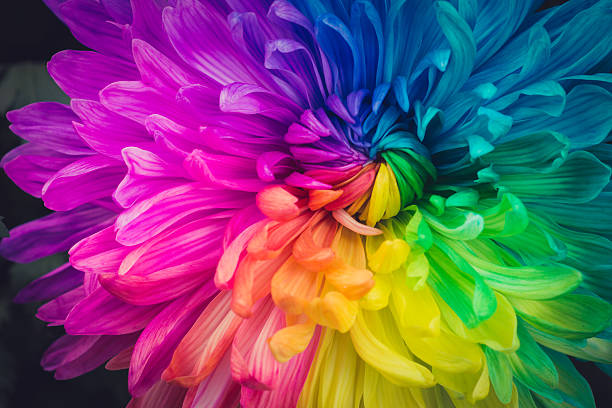
#> input picture flower.jpg, 612 x 408 px
$ jupyter execute code.ipynb   (shell and % lines are left out)
#> lines starting #> are read from the running program, lines starting #| are printed output that depends on the picture
## importing nescessary libraries

[cell 1]
from sklearn.cluster import KMeans
import matplotlib.pyplot as plt
import numpy as np
import cv2
from collections import Counter
from skimage.color import rgb2lab, deltaE_cie76
import os

## Reading image as numpy array

### To read any image, we use the method cv2.imread() and specify the complete path of the image which gets imported into the notebook as a Numpy array. We can then plot it using the pyplot’s method imshow().

[cell 2]
image = cv2.imread('flower.jpg')
#> image is the input picture: shape (408, 612, 3); mean B, G, R 107.9, 80.3, 116
print("The type of this input is {}".format(type(image)))
#| The type of this input is <class 'numpy.ndarray'>
print("Shape: {}".format(image.shape))
#| Shape: (408, 612, 3)
plt.imshow(image)

### by default, OpenCV reads image in the sequence Blue Green Red (BGR). Thus, to view the actual image we need to convert the rendering to Red Green Blue (RGB).

[cell 3]
# The method cvtColor allows us to convert the image rendering to a different color space.
# To move from BGR color space to RGB, we use the method cv2.COLOR_BGR2RGB.
image = cv2.cvtColor(image, cv2.COLOR_BGR2RGB)
plt.imshow(image)

[cell 4]
# we might want to have black and white images. In such cases, we can express images as Gray.
# We now use the conversion space as cv2.COLOR_BGR2GRAY and show the output with the colormap as gray.
gray_image = cv2.cvtColor(image, cv2.COLOR_BGR2GRAY)
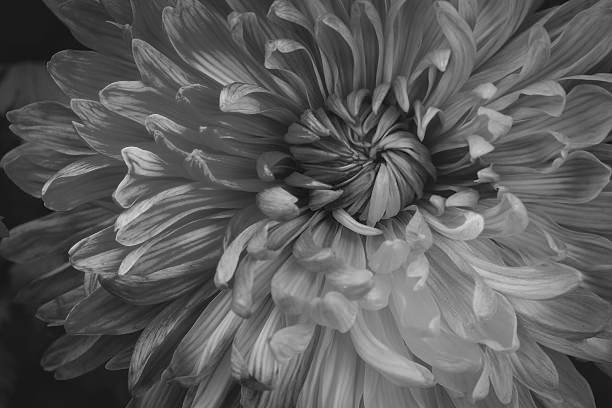
#> gray_image: shape (408, 612); min 3, max 233, mean 92.6
plt.imshow(gray_image, cmap='gray')

## Resizing the image

### We can also resize the image to a given dimension. We use the method resize provided by cv2. The first argument is the image we want to resize, and the second argument is the width and height defined within parentheses.

[cell 5]
## make it larger
resized_image = cv2.resize(image, (1200, 600))
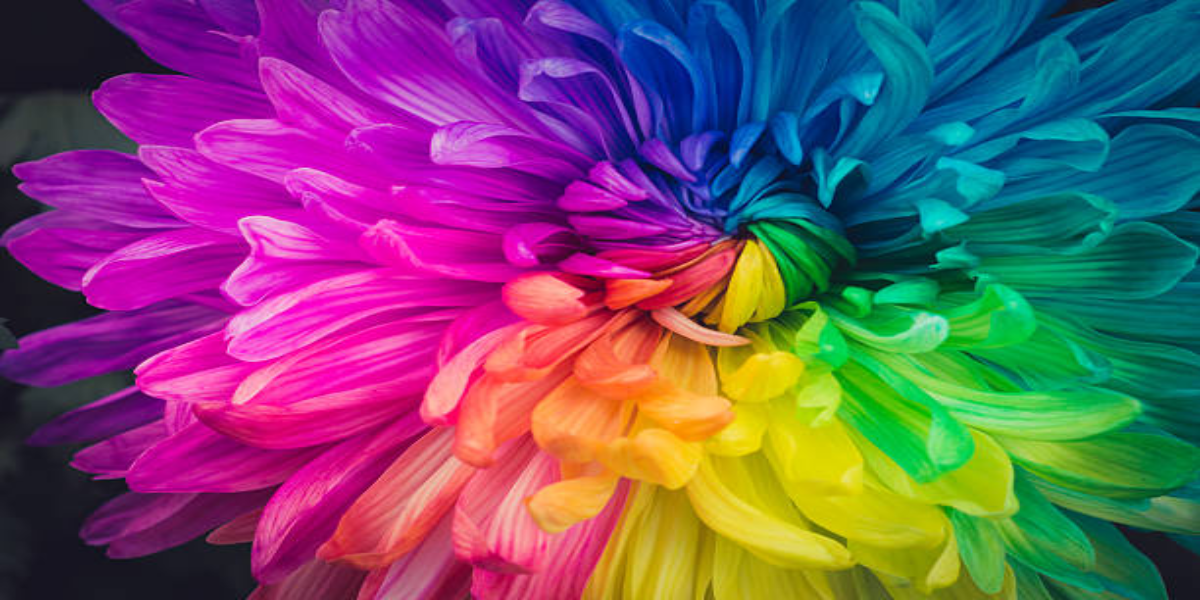
#> resized_image: shape (600, 1200, 3); mean R, G, B 115.9, 80.2, 107.8
plt.imshow(resized_image)

[cell 6]
## make it smaller
resized_image = cv2.resize(image, (300, 200))
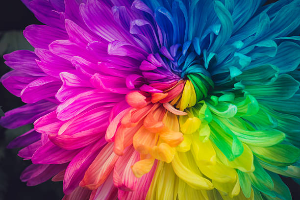
#> resized_image: shape (200, 300, 3); mean R, G, B 115.9, 80.2, 107.8
plt.imshow(resized_image)

# Color Identification

## RGB to Hex Conversion
### We’d first define a function that will convert RGB to hex so that we can use them as labels for our pie chart.

[cell 7]
# On reading the color which is in RGB space, we return a string.
# {:02x} simply displays the hex value for the respective color.
def RGB2HEX(color):
    return "#{:02x}{:02x}{:02x}".format(int(color[0]), int(color[1]), int(color[2]))

## Read image in RGB color space
# Next, we define a method that will help us get an image into Python in the RGB space.

[cell 8]
# We supply the path of the image as the argument .
# First, we read the file using imread and then change its color space before returning it.
def get_image(image_path):
    image = cv2.imread(image_path)
    image = cv2.cvtColor(image, cv2.COLOR_BGR2RGB)
    return image

## Get colors from an image
# We now define the complete code as a method that we can call to extract the top colors from the image and display them as a pie chart. I’ve named the method as get_colors and it takes 3 arguments:
    1. image: The image whose colors we wish to extract.
    2. number_of_colors: Total colors we want to extract.
    3. show_chart: A boolean that decides whether we show the pie chart or not.

[cell 9]
def get_colors(image, number_of_colors, show_chart):
    """
        First, we resize the image to the size 600 x 400. It is not required to resize it to a smaller size
        but we do so to lessen the pixels which’ll reduce the time needed to extract the colors from the image.
        KMeans expects the input to be of two dimensions, so we use Numpy’s reshape function to reshape the image data.
    """
#> called with number_of_colors = 10, show_chart = True
    modified_image = cv2.resize(image, (600, 400), interpolation = cv2.INTER_AREA)
    modified_image = modified_image.reshape(modified_image.shape[0]*modified_image.shape[1], 3)


    """
        KMeans algorithm creates clusters based on the supplied count of clusters. In our case,
        it will form clusters of colors and these clusters will be our top colors.
        We then fit and predict on the same image to extract the prediction into the variable labels.
    """
    clf = KMeans(n_clusters = number_of_colors)
    labels = clf.fit_predict(modified_image)

    """
        We use Counter to get count of all labels. To find the colors, we use clf.cluster_centers_.
        The ordered_colors iterates over the keys present in count, and then divides each value by 255.
        We could have directly divided each value by 255 but that would have disrupted the order.
    """
    counts = Counter(labels)
#> counts = 10 items
    # sort to ensure correct color percentage
    counts = dict(sorted(counts.items()))

    center_colors = clf.cluster_centers_
    # We get ordered colors by iterating through the keys
    ordered_colors = [center_colors[i] for i in counts.keys()]
#> ordered_colors = [[216, 60.86, 82.34], [148.4, 16.51, 160.2], [21.31, 42.02, 50.82], [227.1, 86.6, 201.2], [3.33, 98.73, 137], [191.3, 180.3, 20.19], [217.9, 9.53, 171.3], [37.25, 166.8, 64.62], [243.4, 142.5, 111.4], [103.5, 15.2, 100.9]]
    hex_colors = [RGB2HEX(ordered_colors[i]) for i in counts.keys()]
#> hex_colors = ['#d83c52', '#9410a0', '#152a32', '#e356c9', '#036288', '#bfb414', '#d909ab', '#25a640', '#f38e6f', '#670f64']
    rgb_colors = [ordered_colors[i] for i in counts.keys()]
#> rgb_colors has the same summary as ordered_colors

    if (show_chart):
        plt.figure(figsize = (8, 6))
        plt.pie(counts.values(), labels = hex_colors, colors = hex_colors)

    return rgb_colors

## now let's call the method, and test the output

[cell 10]
get_colors(get_image('flower.jpg'), 10, True)
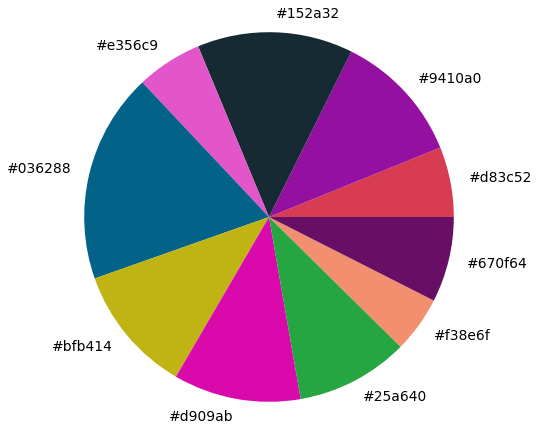
#> figure drawn by matplotlib, 1 panel

[cell 11]
get_colors(get_image('human.jpg'), 8, True)
#> call 2 of get_image, with image_path = 'human.jpg'
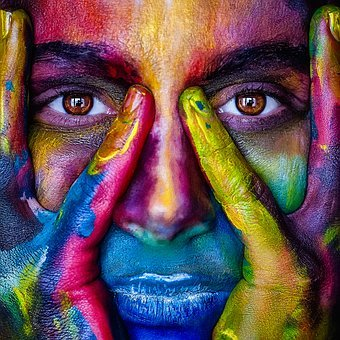
#> input picture human.jpg, 340 x 340 px
#> in get_image, image is the input picture: shape (340, 340, 3); mean B, G, R 84.1, 79.4, 102.7
#> call 2 of get_colors, with number_of_colors = 8, show_chart = True
#> in get_colors (call 2), `modified_image = cv2.resize(image, (600, 400), interpolation = cv2.INT..`:
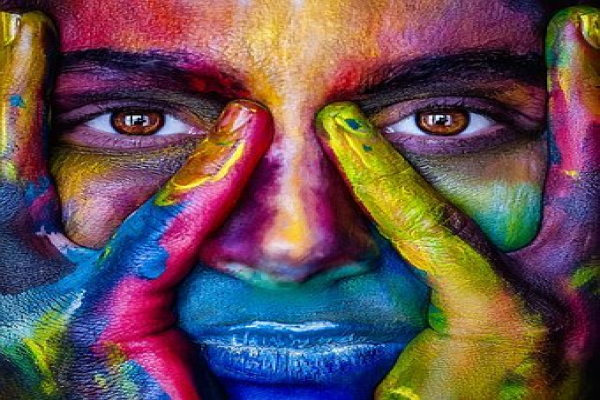
#> modified_image: shape (400, 600, 3); mean R, G, B 102.6, 79.3, 84
#> in get_colors (call 2), `counts = Counter(labels)`: counts = {3: 49847, 1: 38936, 5: 20011, 6: 31524, 0: 30829, 4: 25026, 7: 25757, 2: 18070}
#> in get_colors (call 2), `counts = dict(sorted(counts.items()))`: counts = {0: 30829, 1: 38936, 2: 18070, 3: 49847, 4: 25026, 5: 20011, 6: 31524, 7: 25757}
#> in get_colors (call 2), `ordered_colors = [center_colors[i] for i in counts.keys()]`: ordered_colors = [[161.3, 138, 34.8], [94.54, 44.44, 47.6], [41.15, 122.1, 184], [31.3, 17.43, 28.61], [120.3, 83.73, 117.6], [184.4, 58.5, 98.73], [206.3, 162.2, 143], [17.61, 61.83, 118.8]]
#> in get_colors (call 2), `hex_colors = [RGB2HEX(ordered_colors[i]) for i in counts.keys()]`: hex_colors = ['#a18922', '#5e2c2f', '#297ab8', '#1f111c', '#785375', '#b83a62', '#cea28e', '#113d76']
#> in get_colors (call 2), `rgb_colors = [ordered_colors[i] for i in counts.keys()]`: rgb_colors has the same summary as ordered_colors
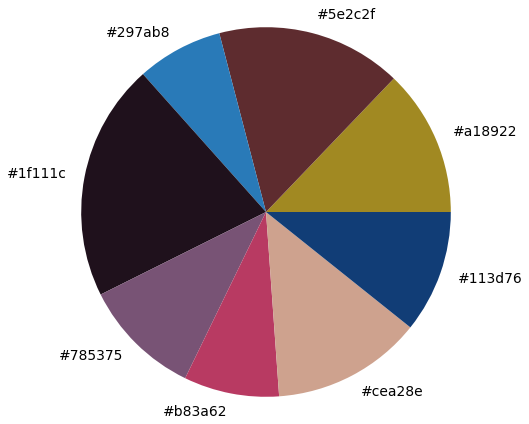
#> figure drawn by matplotlib, 1 panel

[cell 12]
get_colors(get_image('environment.jfif'), 15, True)
#> call 3 of get_image, with image_path = 'environment.jfif'
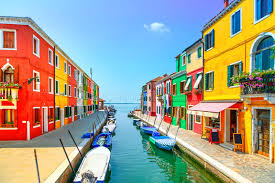
#> input picture environment.jfif, 275 x 183 px
#> in get_image, image is the input picture: shape (183, 275, 3); mean B, G, R 141.6, 156.1, 156
#> call 3 of get_colors, with number_of_colors = 15, show_chart = True
#> in get_colors (call 3), `modified_image = cv2.resize(image, (600, 400), interpolation = cv2.INT..`:
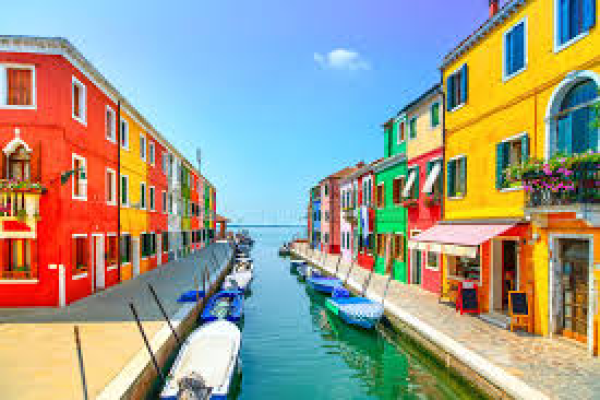
#> modified_image: shape (400, 600, 3); mean R, G, B 155.9, 156.1, 141.5
#> in get_colors (call 3), `counts = Counter(labels)`: counts = 15 items
#> in get_colors (call 3), `ordered_colors = [center_colors[i] for i in counts.keys()]`: ordered_colors = 15 items, first 6: [115.4, 127.5, 118.8], [122.4, 186.1, 251.6], [232.6, 83.14, 41.18], [182.9, 177.9, 162.7], [29, 100.6, 85], [246.6, 197, 18.24]
#> in get_colors (call 3), `hex_colors = [RGB2HEX(ordered_colors[i]) for i in counts.keys()]`: hex_colors = ['#737f76', '#7abafb', '#e85329', '#b6b1a2', '#1c6455', '#f6c412', '#efcf94', '#b68a60', '#9adafa', '#7b5b2d', '#1b909c', '#5ca2b7', '#ede9df', '#da1f0b', '#2e2f1c']
#> in get_colors (call 3), `rgb_colors = [ordered_colors[i] for i in counts.keys()]`: rgb_colors has the same summary as ordered_colors
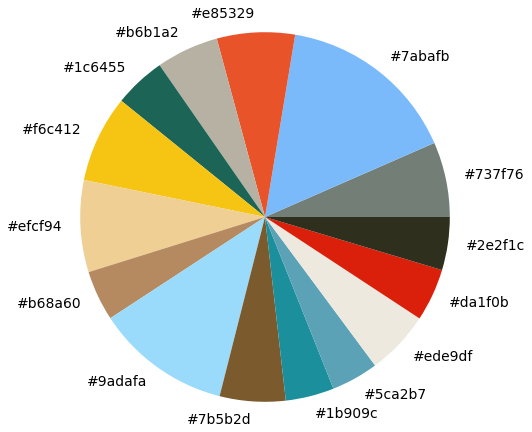
#> figure drawn by matplotlib, 1 panel
